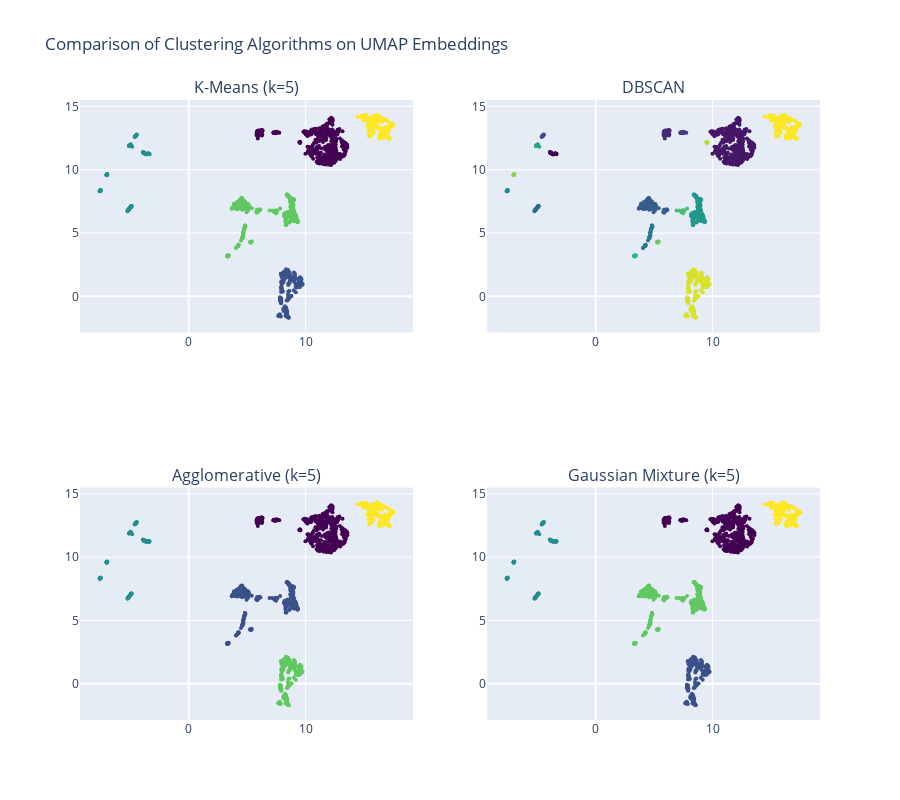

The code cell stored with this chart in its notebook:
### Markdown cell above
### Visualize Clustering Results

Compare the different clustering algorithms on the UMAP-reduced embeddings.

### Code cell
# Create subplots for clustering comparison
from plotly.subplots import make_subplots

fig = make_subplots(
    rows=2, cols=2,
    subplot_titles=('K-Means (k=5)', 'DBSCAN', 'Agglomerative (k=5)', 'Gaussian Mixture (k=5)'),
    specs=[[{'type': 'scatter'}, {'type': 'scatter'}],
           [{'type': 'scatter'}, {'type': 'scatter'}]]
)

# Add K-Means
fig.add_trace(
    go.Scatter(x=embeddings_umap[:, 0], y=embeddings_umap[:, 1], 
               mode='markers', 
               text=df['hover_text'],
               hovertemplate='<b>Cluster %{marker.color}</b><br><b>Text:</b> %{text}<extra></extra>',
               marker=dict(size=4, color=labels_kmeans, 
                          colorscale='Viridis', showscale=False),
               name='K-Means', showlegend=False),
    row=1, col=1
)

# Add DBSCAN
fig.add_trace(
    go.Scatter(x=embeddings_umap[:, 0], y=embeddings_umap[:, 1], 
               mode='markers',
               text=df['hover_text'],
               hovertemplate='<b>Cluster %{marker.color}</b><br><b>Text:</b> %{text}<extra></extra>',
               marker=dict(size=4, color=labels_dbscan, 
                          colorscale='Viridis', showscale=False),
               name='DBSCAN', showlegend=False),
    row=1, col=2
)

# Add Agglomerative
fig.add_trace(
    go.Scatter(x=embeddings_umap[:, 0], y=embeddings_umap[:, 1], 
               mode='markers',
               text=df['hover_text'],
               hovertemplate='<b>Cluster %{marker.color}</b><br><b>Text:</b> %{text}<extra></extra>',
               marker=dict(size=4, color=labels_agglomerative, 
                          colorscale='Viridis', showscale=False),
               name='Agglomerative', showlegend=False),
    row=2, col=1
)

# Add Gaussian Mixture
fig.add_trace(
    go.Scatter(x=embeddings_umap[:, 0], y=embeddings_umap[:, 1], 
               mode='markers',
               text=df['hover_text'],
               hovertemplate='<b>Cluster %{marker.color}</b><br><b>Text:</b> %{text}<extra></extra>',
               marker=dict(size=4, color=labels_gmm, 
                          colorscale='Viridis', showscale=False),
               name='GMM', showlegend=False),
    row=2, col=2
)

fig.update_layout(height=800, title_text="Comparison of Clustering Algorithms on UMAP Embeddings")
fig.show()

### Figure 1 — Plotly figure (JSON) as saved in the notebook; plotly's stock layout.template omitted (floating-point values rounded to 4 significant figures; data arrays with more than 128 entries replaced by an {"elided": "..."} marker saying what was removed)
{"data": [{"hovertemplate": "<b>Cluster %{marker.color}</b><br><b>Text:</b> %{text}<extra></extra>", "marker": {"color": {"elided": "1350 int values"}, "colorscale": [[0, "#440154"], [0.1111, "#482878"], [0.2222, "#3e4989"], [0.3333, "#31688e"], [0.4444, "#26828e"], [0.5556, "#1f9e89"], [0.6667, "#35b779"], [0.7778, "#6ece58"], [0.8889, "#b5de2b"], [1, "#fde725"]], "showscale": false, "size": 4}, "mode": "markers", "name": "K-Means", "showlegend": false, "text": {"elided": "1350 str values"}, "type": "scatter", "x": {"elided": "1350 float values"}, "xaxis": "x", "y": {"elided": "1350 float values"}, "yaxis": "y"}, {"hovertemplate": "<b>Cluster %{marker.color}</b><br><b>Text:</b> %{text}<extra></extra>", "marker": {"color": {"elided": "1350 int values"}, "colorscale": [[0, "#440154"], [0.1111, "#482878"], [0.2222, "#3e4989"], [0.3333, "#31688e"], [0.4444, "#26828e"], [0.5556, "#1f9e89"], [0.6667, "#35b779"], [0.7778, "#6ece58"], [0.8889, "#b5de2b"], [1, "#fde725"]], "showscale": false, "size": 4}, "mode": "markers", "name": "DBSCAN", "showlegend": false, "text": {"elided": "1350 str values"}, "type": "scatter", "x": {"elided": "1350 float values"}, "xaxis": "x2", "y": {"elided": "1350 float values"}, "yaxis": "y2"}, {"hovertemplate": "<b>Cluster %{marker.color}</b><br><b>Text:</b> %{text}<extra></extra>", "marker": {"color": {"elided": "1350 int values"}, "colorscale": [[0, "#440154"], [0.1111, "#482878"], [0.2222, "#3e4989"], [0.3333, "#31688e"], [0.4444, "#26828e"], [0.5556, "#1f9e89"], [0.6667, "#35b779"], [0.7778, "#6ece58"], [0.8889, "#b5de2b"], [1, "#fde725"]], "showscale": false, "size": 4}, "mode": "markers", "name": "Agglomerative", "showlegend": false, "text": {"elided": "1350 str values"}, "type": "scatter", "x": {"elided": "1350 float values"}, "xaxis": "x3", "y": {"elided": "1350 float values"}, "yaxis": "y3"}, {"hovertemplate": "<b>Cluster %{marker.color}</b><br><b>Text:</b> %{text}<extra></extra>", "marker": {"color": {"elided": "1350 int values"}, "colorscale": [[0, "#440154"], [0.1111, "#482878"], [0.2222, "#3e4989"], [0.3333, "#31688e"], [0.4444, "#26828e"], [0.5556, "#1f9e89"], [0.6667, "#35b779"], [0.7778, "#6ece58"], [0.8889, "#b5de2b"], [1, "#fde725"]], "showscale": false, "size": 4}, "mode": "markers", "name": "GMM", "showlegend": false, "text": {"elided": "1350 str values"}, "type": "scatter", "x": {"elided": "1350 float values"}, "xaxis": "x4", "y": {"elided": "1350 float values"}, "yaxis": "y4"}], "layout": {"annotations": [{"font": {"size": 16}, "showarrow": false, "text": "K-Means (k=5)", "x": 0.225, "xanchor": "center", "xref": "paper", "y": 1, "yanchor": "bottom", "yref": "paper"}, {"font": {"size": 16}, "showarrow": false, "text": "DBSCAN", "x": 0.775, "xanchor": "center", "xref": "paper", "y": 1, "yanchor": "bottom", "yref": "paper"}, {"font": {"size": 16}, "showarrow": false, "text": "Agglomerative (k=5)", "x": 0.225, "xanchor": "center", "xref": "paper", "y": 0.375, "yanchor": "bottom", "yref": "paper"}, {"font": {"size": 16}, "showarrow": false, "text": "Gaussian Mixture (k=5)", "x": 0.775, "xanchor": "center", "xref": "paper", "y": 0.375, "yanchor": "bottom", "yref": "paper"}], "height": 800, "title": {"text": "Comparison of Clustering Algorithms on UMAP Embeddings"}, "xaxis": {"anchor": "y", "domain": [0, 0.45]}, "xaxis2": {"anchor": "y2", "domain": [0.55, 1]}, "xaxis3": {"anchor": "y3", "domain": [0, 0.45]}, "xaxis4": {"anchor": "y4", "domain": [0.55, 1]}, "yaxis": {"anchor": "x", "domain": [0.625, 1]}, "yaxis2": {"anchor": "x2", "domain": [0.625, 1]}, "yaxis3": {"anchor": "x3", "domain": [0, 0.375]}, "yaxis4": {"anchor": "x4", "domain": [0, 0.375]}}}
